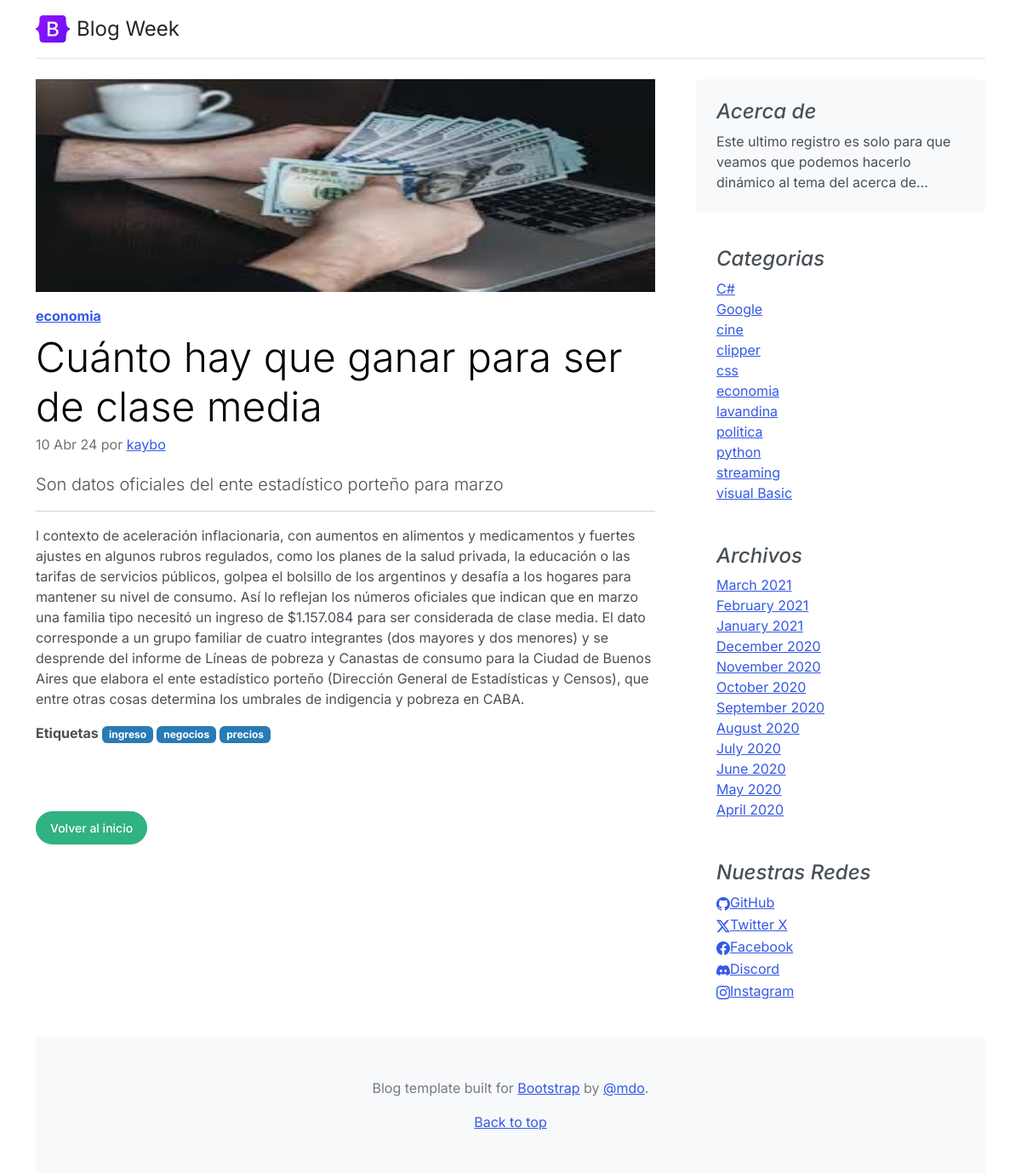
/post/6, run on the app's committed database.
### core/models.py (models this page shows, shortened)
class Post(models.Model):
    title = models.CharField(max_length=250, verbose_name='Titulo')
    excerpt = models.TextField(verbose_name='Bajada')
    content = RichTextField(verbose_name='Contenido')
    image = models.ImageField(
        upload_to='posts', null=True, blank=True, verbose_name='Imagen')
    published = models.BooleanField(default=False, verbose_name='Publicado')
    category = models.ForeignKey(
        Category, on_delete=models.CASCADE, related_name='get_posts', verbose_name='Categoria')
    author = models.ForeignKey(
        User, on_delete=models.CASCADE, related_name='get_posts', verbose_name='Autor')
    tags = models.ManyToManyField(Tag, verbose_name='Etiquetas')
    created = models.DateTimeField(
        auto_now_add=True, verbose_name='Fecha de creacion')
    updated = models.DateTimeField(
        auto_now=True, verbose_name='Fecha de modificacion')
    class Meta:
        verbose_name = 'Publicacion'
        verbose_name_plural = 'Publicaciones'
        db_table = 'Post'
        ordering = ['-created']

class Category(models.Model):
    name = models.CharField(max_length=200, unique=True, verbose_name='Nombre')
    active = models.BooleanField(default=True, verbose_name='Activo')
    created = models.DateTimeField(
        auto_now_add=True, verbose_name='Fecha de creacion')
    updated = models.DateTimeField(
        auto_now=True, verbose_name='Fecha de modificacion')
    class Meta:
        verbose_name = 'Categoria'
        verbose_name_plural = 'Categorias'
        db_table = 'categoria'
        ordering = ['name']
    def __str__(self):
        return self.name

class Tag(models.Model):
    name = models.CharField(max_length=200, unique=True, verbose_name='Nombre')
    active = models.BooleanField(default=True, verbose_name='Activo')
    created = models.DateTimeField(
        auto_now_add=True, verbose_name='Fecha de creacion')
    updated = models.DateTimeField(
        auto_now=True, verbose_name='Fecha de modificacion')
    class Meta:
        verbose_name = 'Etiqueta'
        verbose_name_plural = 'Etiquetas'
        db_table = 'etiqueta'
        ordering = ['name']

class About(models.Model):
    description = models.CharField(max_length=350, verbose_name='descripcion')
    created = models.DateTimeField(
        auto_now_add=True, verbose_name='Fecha de creacion')
    updated = models.DateTimeField(
        auto_now=True, verbose_name='Fecha de modificacion')
    class Meta:
        verbose_name = 'Acerca de'
        verbose_name_plural = 'Acerca de Nosotros'
        db_table = 'about'
        ordering = ['-created']
    def __str__(self):
        return self.description

class Link(models.Model):
    key = models.CharField(max_length=100, verbose_name='Key Link')
    name = models.CharField(max_length=120, verbose_name='Red Social')
    url = models.URLField(max_length=350,blank=True, null=True, verbose_name='Enlace')
    icon = models.CharField(max_length=100, blank=True, null=True, verbose_name='Icono')
    created = models.DateTimeField(
        auto_now_add=True, verbose_name='Fecha de creacion')
    updated = models.DateTimeField(
        auto_now=True, verbose_name='Fecha de modificacion')
    class Meta:
        verbose_name = 'Red Social'
        verbose_name_plural = 'Redes Sociales'
        db_table = 'link'
        ordering = ['name']

### core/views.py (the view)
# urls.py: path('post/<int:post_id>', post, name="post"),
def post(request, post_id):
    post=Post.objects.get(id=post_id)
    try:
        post= get_object_or_404(Post, id=post_id)
        data={
            'post': post
        }
        return render(request, 'core/detail.html', data)
    except:
        return render(request, 'core/404.html')

### core/processors.py (called while the page is built)
def ctx_dic_about(request):
    ctx_about = {}
    ctx_about['ABOUT'] = About.objects.latest('created')
    return ctx_about

def ctx_dic_category(request):
    ctx_category= {}
    ctx_category['categories']=Category.objects.filter(active=True)
    return ctx_category

def ctx_dic_link(request):
    ctx_link = {}
    links = Link.objects.all()
    for link in links:
        ctx_link[link.key] = {'url': link.url, 'icon': link.icon}
    return ctx_link

### core/templates/core/detail.html
{% extends 'core/base.html' %}
{% load static %}
{% block content %}
<article class="blog-post">
    <div class="col-auto d-none d-lg-block">
        <img class="bd-placeholder-img" width="100%" height="250" src={{ post.image.url }} alt="">
    </div>
        <strong class="d-inline-block mb-2 mt-3 text-primary-emphasis"><a href ={% url 'category' post.category.id %}> {{ post.category }} </a></strong>
    <h2 class="display-5 link-body-emphasis mb-1">{{ post.title}}</h2>
    <p class="blog-post-meta">{{ post.created|date:"d M y" }} por <a href={% url 'author' post.author.id %}> {{ post.author }} </a></p>
    <p class="lead my-3">{{ post.excerpt}}</p>
    <hr>
    <p>{{ post.content|safe }} </p>
    <strong>Etiquetas</strong>
    {% for tag in post.tags.all %}
        <span class="badge text-bg-info">{{ tag.name }} </span>
    {% endfor %}
</article>
<div class="my-3">
    <a class="btn btn-success rounded-pill" href={% url "home" %}>Volver al inicio</a>
</div>
{% endblock content %}

### core/templates/core/base.html (shortened to what this page needs)
<!DOCTYPE html>
<html lang="en">
<head>
    {% load static %}
    <link rel="stylesheet" href="https://cdn.jsdelivr.net/npm/bootstrap-icons@1.11.3/font/bootstrap-icons.min.css">
    <link href="{% static 'core/css/bootstrap.min.css' %}" rel="stylesheet">
    <link href= {% static 'core/css/blog.css' %} rel="stylesheet">
</head>
<body>
    <div class="container">
        <header class="d-flex flex-wrap justify-content-center py-3 mb-4 border-bottom">
            <a href="/" class="d-flex align-items-center mb-3 mb-md-0 me-md-auto text-dark      text-decoration-none">
            <img class="bi me-2" width="40" height="32"src= {% static 'core/img/bootstrap-logo.svg' %} alt="">
            <span class="fs-4">Blog Week</span>
            </a>
        </header>
    <main>
        <div class="row g-5">
            <div class="col-md-8">
                <div class="row mb-2">
                    {% block content %}{% endblock content %}
                </div>
            </div>
            <aside class="col-md-4">
                <div class="position-sticky" style="top: 2rem;">
                    <div class="p-4 mb-3 bg-body-tertiary rounded">
                        <h4 class="fst-italic">Acerca de</h4>
                        <p class="mb-0">{{ ABOUT }}</p>
                    </div>
                    <div class="p-4">
                        <h4 class="fst-italic">Categorias</h4>
                        <ol class="list-unstyled mb-0">
                            {% for item in categories %}
                                <li><a href={% url 'category' item.id %}>{{ item.name }}</a></li>
                            {% endfor %}
                        </ol>
                    </div>
                    <div class="p-4">
                        <h4 class="fst-italic">Archivos</h4>
                        <ol class="list-unstyled mb-0">
                            <li><a href="#">March 2021</a></li>
                            <li><a href="#">February 2021</a></li>
                            <li><a href="#">January 2021</a></li>
                            <li><a href="#">December 2020</a></li>
                            <li><a href="#">November 2020</a></li>
                            <li><a href="#">October 2020</a></li>
                            <li><a href="#">September 2020</a></li>
                            <li><a href="#">August 2020</a></li>
                            <li><a href="#">July 2020</a></li>
                            <li><a href="#">June 2020</a></li>
                            <li><a href="#">May 2020</a></li>
                            <li><a href="#">April 2020</a></li>
                        </ol>
                    </div>
                    <div class="p-4">
                        <h4 class="fst-italic">Nuestras Redes</h4>
                        <ol class="list-unstyled">
                            {% if LINK_GITHUB.url %}
                                <li><a href="{{LINK_GITHUB.url}}"><i class="{{LINK_GITHUB.icon}}"></i>GitHub</a></li>
                            {% endif %}
                            {% if LINK_TWITTER.url %}
                                <li><a href="{{LINK_TWITTER.url}}"><i class="{{LINK_TWITTER.icon}}"></i>Twitter X</a></li>
                            {% endif %}
                            {% if LINK_FACEBOOK.url %}
                                <li><a href="{{LINK_FACEBOOK.url}}"><i class="{{LINK_FACEBOOK.icon}}"></i>Facebook</a></li>
                            {% endif %}
                            {% if LINK_DISCORD.url %}
                                <li><a href="{{LINK_DISCORD.url}}"><i class="{{LINK_DISCORD.icon}}"></i>Discord</a></li>
                            {% endif %}
                            {% if LINK_INSTAGRAM.url %}
                                <li><a href="{{LINK_INSTAGRAM.url}}"><i class="{{LINK_INSTAGRAM.icon}}"></i>Instagram</a></li>
                            {% endif %}
                        </ol>
                    </div>
                </div>
            </aside>
        </div>
    </main>
    <footer class="py-5 text-center text-body-secondary bg-body-tertiary">
        <p>Blog template built for <a href="https://getbootstrap.com/">Bootstrap</a> by <a href="https://twitter.com/mdo">@mdo</a>.</p>
        <p class="mb-0">
        <a href="#">Back to top</a>
        </p>
    </footer>
    </div>
</body>
</html>

### core/static/core/css/blog.css (style rules this page uses)
.blog-post { margin-bottom: 4rem; }
.blog-post-meta { margin-bottom: 1.25rem; color: #727272; }
.bd-placeholder-img { font-size: 1.125rem; text-anchor: middle; -webkit-user-select: none; -moz-user-select: none; user-select: none; }
.bi { vertical-align: -.125em; fill: currentColor; }

### data on the page
Post: image (picture), category "economia", title "Cuánto hay que ganar para ser de clase media", created "10 Abr 24", author "kaybo", excerpt "Son datos oficiales del ente estadístico porteño para marzo", content "l contexto de aceleración inflacionaria, con aumentos en alimentos y medicamentos y fuertes ajustes en algunos rubros regulados, como los planes de la salud privada, la educación o las tarifas de servicios públicos, golpea el bolsillo de los argentinos y desafía a los hogares para mantener su nivel de consumo. Así lo reflejan los números oficiales que indican que en marzo una familia tipo necesitó un ingreso de $1.157.084 para ser considerada de clase media. El dato corresponde a un grupo familiar de cuatro integrantes (dos mayores y dos menores) y se desprende del informe de Líneas de pobreza y Canastas de consumo para la Ciudad de Buenos Aires que elabora el ente estadístico porteño…"
Tag: name "ingreso"
Tag: name "negocios"
Tag: name "precios"
About: description "Este ultimo registro es solo para que veamos que podemos hacerlo dinámico al tema del acerca de..."
Category: name "C#"
Category: name "Google"
Category: name "cine"
Category: name "clipper"
Category: name "css"
Category: name "economia"
Category: name "lavandina"
Category: name "politica"
Category: name "python"
Category: name "streaming"
Category: name "visual Basic"
